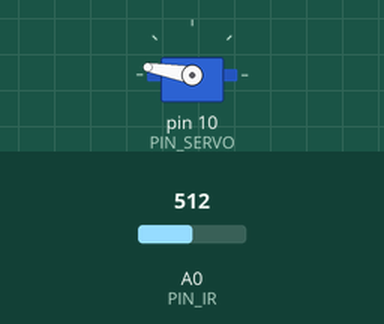
Recording of a sketch running on a simulated Arduino Uno, built with avr-gcc and run on an emulated ATmega328P. On the bench: servo. Inputs (shaded band) come from the test bench; at power-on: A0 (PIN_IR) = 512. What the sketch prints to the serial monitor is not drawn.

Above: at 1.2 s.
1.3 s: A0 (PIN_IR) set to 397
4.2 s: A0 (PIN_IR) set to 384
At 5.5 s:
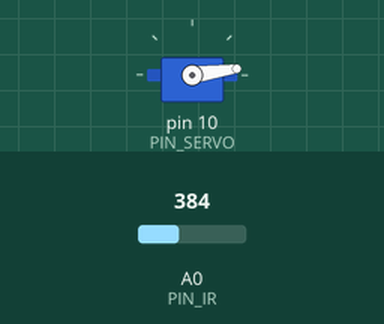
6.7 s: A0 (PIN_IR) set to 640
At 7.7 s:
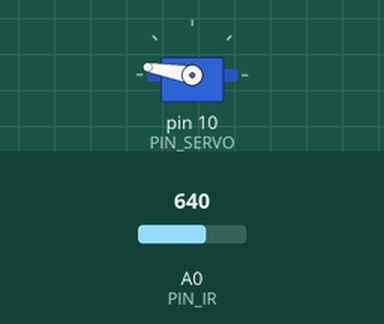
8.2 s: A0 (PIN_IR) set to 306
At 9.2 s:
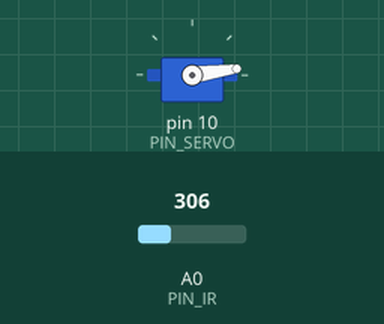
Timing chart, 0 to 11.0 s (numbered marks = the images above; inputs shaded):
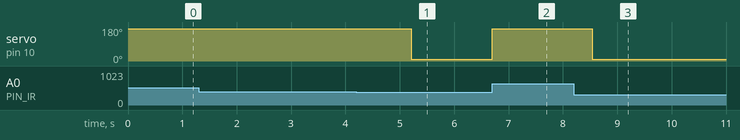

Measured:
- the behaviour switches between 385 and 384 on A0 (PIN_IR) (found by bisection; images 0 and 1)
- after the input at 4.2 s, servo on pin 10 (PIN_SERVO): 170° → 8° after 1.0 s
- after the input at 6.7 s, servo on pin 10 (PIN_SERVO): 8° → 170° at once
- after the input at 8.2 s, servo on pin 10 (PIN_SERVO): 170° → 8° after 0.34 s

The sketch:

21_bbc_20213054.ino
```cpp
#include <Servo.h>

// Arduino pin assignment
#define PIN_SERVO 10
#define PIN_IR A0

// configurable parameters
#define _DUTY_MIN 630 // servo full clockwise position (0 degree)
#define _DUTY_NEU 1180 // servo neutral position (90 degree)
#define _DUTY_MAX 2300 // servo full counterclockwise position (180 degree)

#define _POS_START (_DUTY_MIN + 100)
#define _POS_END (_DUTY_MAX - 100)

#define _SERVO_SPEED 100 // servo speed limit (unit: degree/second)
#define INTERVAL 180  // servo update interval

#define ALPHA 0.01

// global variables
unsigned long last_sampling_time; // unit: ms
int duty_chg_per_interval; // maximum duty difference per interval
int toggle_interval, toggle_interval_cnt;
float pause_time; // unit: sec
Servo myservo;
int duty_target, duty_curr;
float dist_raw, dist_cali, dist_ema, alpha;
int a, b;


void setup() {
// initialize GPIO pins
  myservo.attach(PIN_SERVO);
  duty_target = duty_curr = _POS_START;
  myservo.writeMicroseconds(duty_curr);

// initialize serial port
  Serial.begin(115200);

// convert angle speed into duty change per interval.
  duty_chg_per_interval = (float)(_DUTY_MAX - _DUTY_MIN) / 180 * _SERVO_SPEED * INTERVAL / 1000;

// initialize variables for servo update.
  pause_time = 1;
  toggle_interval = (180.0 / _SERVO_SPEED + pause_time) * 1000 / INTERVAL;
  toggle_interval_cnt = toggle_interval;
  a = 65;
  b = 210;
  alpha = ALPHA;

// initialize last sampling time
  last_sampling_time = 0;
}

float ir_distance(void){ // return value unit: mm
  float val;
  float volt = float(analogRead(PIN_IR));
  val = ((6762.0/(volt-9.0))-4.0) * 10.0;
  return val;
}

void loop() {
  dist_raw = ir_distance();
  dist_ema = alpha * dist_raw + (1 - alpha) * dist_ema;
  dist_cali = 100 + 300.0 / (b - a) * (dist_ema - a);

  if (dist_cali < 255) {
    myservo.writeMicroseconds(_DUTY_MAX);
  }
  else {
    myservo.writeMicroseconds(_DUTY_MIN);
  }

  Serial.print("min:0,max:500,dist:");
  Serial.print(dist_ema);
  Serial.print(",dist_cali:");
  Serial.println(dist_cali);
}
```
